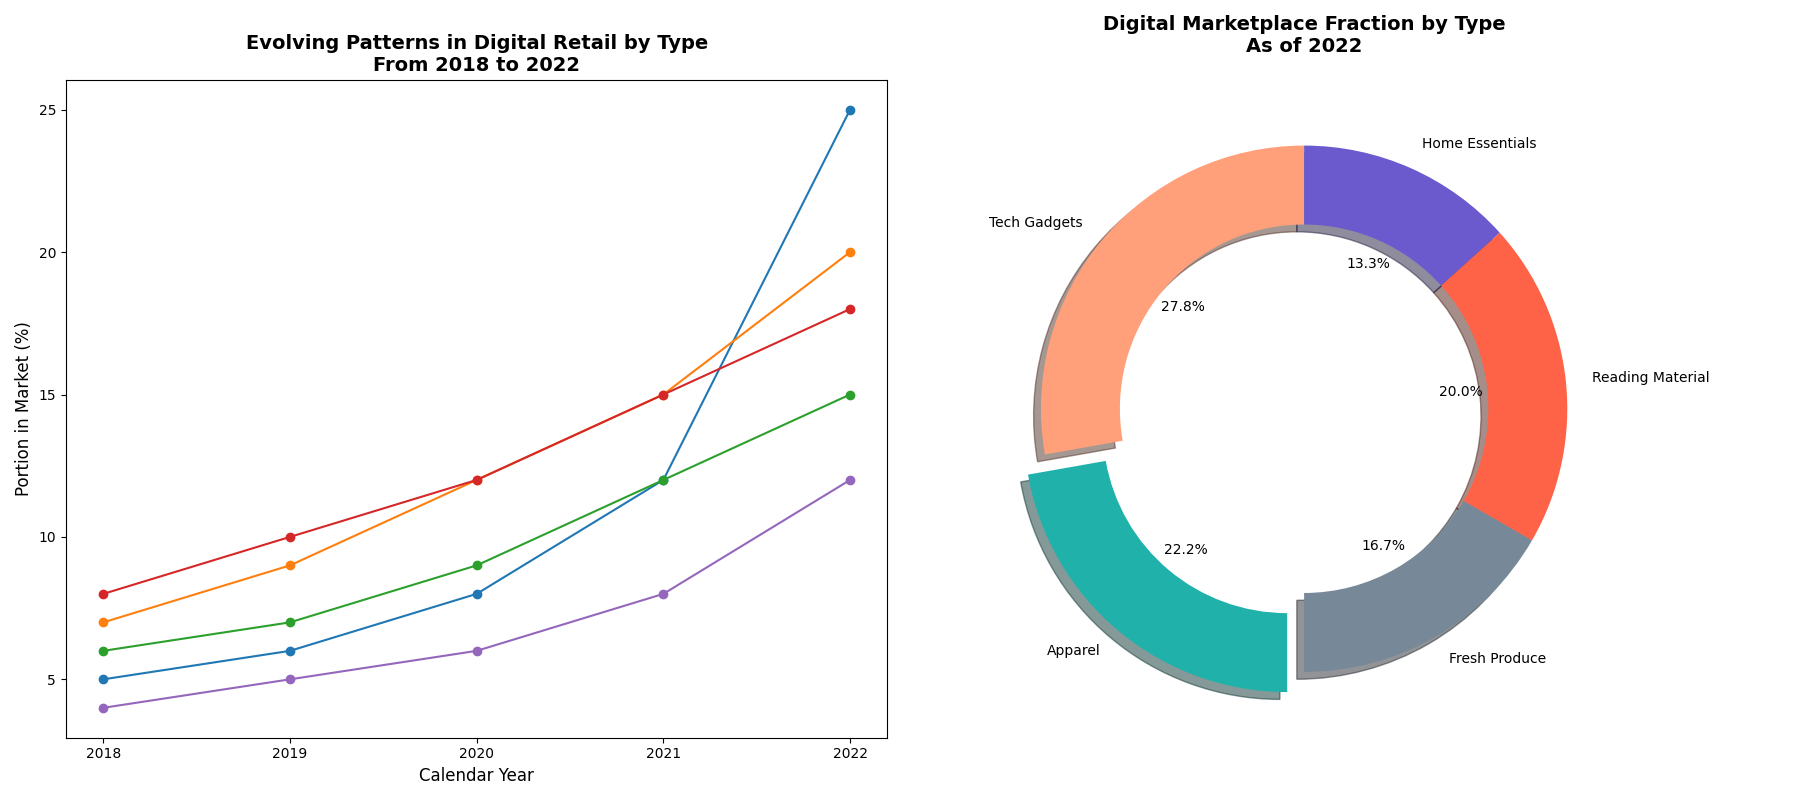

This figure's Python source:
import matplotlib.pyplot as plt

categories = ['Tech Gadgets', 'Apparel', 'Fresh Produce', 'Reading Material', 'Home Essentials']
market_share = [25, 20, 15, 18, 12]
colors = ['#FFA07A', '#20B2AA', '#778899', '#FF6347', '#6A5ACD']
years = ['2018', '2019', '2020', '2021', '2022']
growth_data = {
    'Tech Gadgets': [5, 6, 8, 12, 25],
    'Apparel': [7, 9, 12, 15, 20],
    'Fresh Produce': [6, 7, 9, 12, 15],
    'Reading Material': [8, 10, 12, 15, 18],
    'Home Essentials': [4, 5, 6, 8, 12]
}

fig, ax = plt.subplots(1, 2, figsize=(18, 8))

# Switch the position of pie chart and line plot
for category, data in growth_data.items():
    ax[0].plot(years, data, marker='o')

ax[0].set_title('Evolving Patterns in Digital Retail by Type\nFrom 2018 to 2022', fontsize=14, fontweight='bold')
ax[0].set_xlabel('Calendar Year', fontsize=12)
ax[0].set_ylabel('Portion in Market (%)', fontsize=12)

explode = (0, 0.1, 0, 0, 0)
ax[1].pie(
    market_share, labels=categories, autopct='%1.1f%%', startangle=90, 
    colors=colors, shadow=True, explode=explode, wedgeprops={'width': 0.3}
)
ax[1].set_title('Digital Marketplace Fraction by Type\nAs of 2022', fontsize=14, fontweight='bold', pad=20)

plt.tight_layout()
plt.show()
